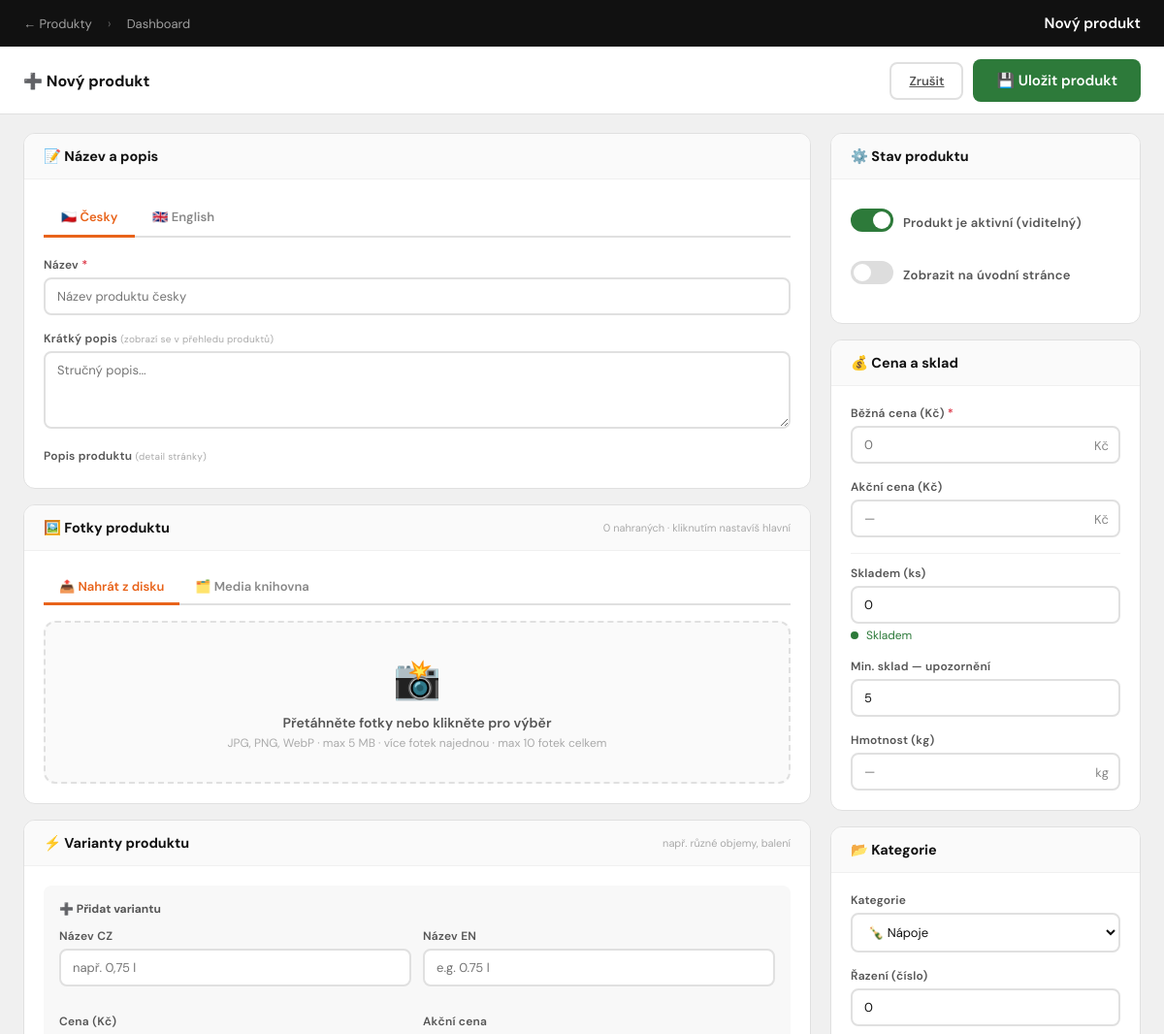
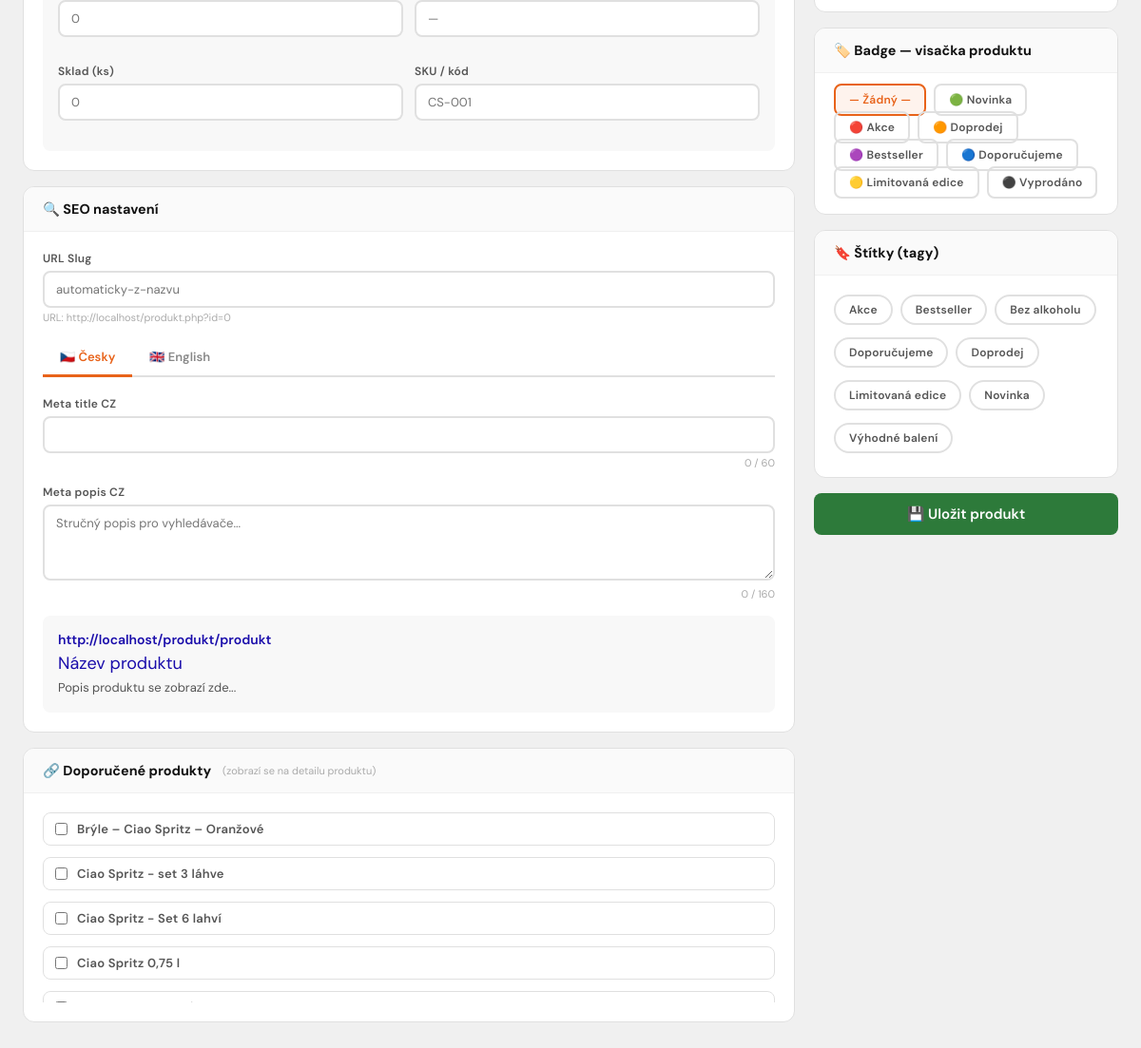
Screenshot of /admin/product-edit.php (signed in) with the database file from the repository (2 pictures, top to bottom).
### tables this page shows
CREATE TABLE IF NOT EXISTS `products` (
  `id` int(11) NOT NULL AUTO_INCREMENT,
  `name_cs` varchar(255) NOT NULL,
  `name_en` varchar(255) DEFAULT NULL,
  `description_cs` text,
  `description_en` text,
  `price` decimal(10,2) NOT NULL,
  `category` enum('napoje','sety','merch') NOT NULL DEFAULT 'napoje',
  `stock` int(11) NOT NULL DEFAULT 0,
  `image` varchar(255) DEFAULT NULL,
  `featured` tinyint(1) DEFAULT 0,
  `active` tinyint(1) DEFAULT 1,
  `created_at` timestamp NOT NULL DEFAULT CURRENT_TIMESTAMP,
  PRIMARY KEY (`id`)
);

CREATE TABLE IF NOT EXISTS `tags` (
  `id` int(11) NOT NULL AUTO_INCREMENT,
  `name_cs` varchar(100) NOT NULL,
  `name_en` varchar(100) DEFAULT NULL,
  `slug` varchar(100) NOT NULL,
  `color` varchar(20) DEFAULT '#E8631A',
  PRIMARY KEY (`id`),
  UNIQUE KEY `slug` (`slug`)
);

### admin/product-edit.php (the view, shortened to what this page needs)
<?php
require_once __DIR__.'/../includes/config.php';
$id = (int)($_GET['id'] ?? 0);
$product = null;
$productImages = [];
$productRelated = [];
$allTags = $pdo->query("SELECT * FROM tags ORDER BY name_cs")->fetchAll();
$allProducts = $pdo->query("SELECT id, name_cs FROM products WHERE active=1 ORDER BY name_cs")->fetchAll();
$badges = [
    '' => '— Žádný —',
    'novinka' => '🟢 Novinka',
    'akce' => '🔴 Akce',
    'doprodej' => '🟠 Doprodej',
    'bestseller' => '🟣 Bestseller',
    'doporucujeme' => '🔵 Doporučujeme',
    'limitovana' => '🟡 Limitovaná edice',
    'vyprodano' => '⚫ Vyprodáno',
];
?>
<!DOCTYPE html>
<html lang="cs">
<head>
    <link href="https://cdnjs.cloudflare.com/ajax/libs/quill/1.3.7/quill.snow.min.css" rel="stylesheet">
</head>
<body>
<div class="topbar">
    <a href="<?= BASE_URL ?>/admin/index.php?section=products">← Produkty</a>
    <span style="color:rgba(255,255,255,.3)">›</span>
    <a href="<?= BASE_URL ?>/admin/index.php">Dashboard</a>
    <h1><?= $id ? 'Upravit: ' . htmlspecialchars($product['name_cs'] ?? '') : 'Nový produkt' ?></h1>
</div>
<form method="POST" enctype="multipart/form-data" id="productForm">
<div class="save-bar">
    <div class="save-bar-title">
        <?= $id ? '✏️ Úprava produktu' : '➕ Nový produkt' ?>
    </div>
    <div class="save-bar-actions">
        <a href="<?= BASE_URL ?>/admin/index.php?section=products" class="btn btn-outline">Zrušit</a>
        <button type="submit" class="btn btn-primary btn-lg">💾 Uložit produkt</button>
    </div>
</div>
<div class="admin-wrap">
<div>
    <div class="card">
        <div class="card-title">📝 Název a popis</div>
        <div class="card-body">
            <div class="tabs">
                <div class="tab active" onclick="switchTab('cs')">🇨🇿 Česky</div>
                <div class="tab" onclick="switchTab('en')">🇬🇧 English</div>
            </div>
            <div class="tab-panel active" id="tab-cs">
                <div class="form-group">
                    <label>Název <span class="req">*</span></label>
                    <input type="text" name="name_cs" value="<?= htmlspecialchars($product['name_cs'] ?? '') ?>" required placeholder="Název produktu česky" oninput="updateSlug(this.value); updateSeoPreview()">
                </div>
                <div class="form-group">
                    <label>Krátký popis <small style="color:#aaa;font-weight:400">(zobrazí se v přehledu produktů)</small></label>
                    <textarea name="short_desc_cs" rows="2" placeholder="Stručný popis..."><?= htmlspecialchars($product['short_desc_cs'] ?? '') ?></textarea>
                </div>
                <div class="form-group">
                    <label>Popis produktu <small style="color:#aaa;font-weight:400">(detail stránky)</small></label>
                </div>
            </div>
        </div>
    </div>
    <div class="card">
        <div class="card-title">🖼️ Fotky produktu
            <span style="font-size:11px;color:#aaa;font-weight:400;margin-left:auto"><?= count($productImages) ?> nahraných · kliknutím nastavíš hlavní</span>
        </div>
        <div class="card-body">
            <div style="display:flex;gap:0;border-bottom:2px solid #e0e0e0;margin-bottom:16px">
                <div class="tab active" id="tabUpload" onclick="switchImgTab('upload')" style="padding:8px 16px;font-size:13px;font-weight:600;cursor:pointer;border-bottom:3px solid #E8631A;margin-bottom:-2px;color:#E8631A">📤 Nahrát z disku</div>
                <div class="tab" id="tabMedia" onclick="switchImgTab('media')" style="padding:8px 16px;font-size:13px;font-weight:600;cursor:pointer;border-bottom:3px solid transparent;margin-bottom:-2px;color:#888">🗂️ Media knihovna</div>
            </div>
            <div id="panelUpload">
                <div class="dropzone" id="dropzone">
                    <div class="dropzone-icon">📸</div>
                    <div class="dropzone-text">Přetáhněte fotky nebo klikněte pro výběr</div>
                    <div class="dropzone-hint">JPG, PNG, WebP · max 5 MB · více fotek najednou · max 10 fotek celkem</div>
                </div>
            </div>
        </div>
    </div>
    <div class="card">
        <div class="card-title">⚡ Varianty produktu
            <span style="font-size:11px;color:#aaa;font-weight:400;margin-left:auto">např. různé objemy, balení</span>
        </div>
        <div class="card-body">
            <div style="background:#f8f8f8;border-radius:8px;padding:16px">
                <div style="font-size:12px;font-weight:700;margin-bottom:12px;color:#555">➕ Přidat variantu</div>
                <div class="grid-2">
                    <div class="form-group">
                        <label>Název CZ</label>
                        <input type="text" name="variant_name_cs" placeholder="např. 0,75 l">
                    </div>
                    <div class="form-group">
                        <label>Název EN</label>
                        <input type="text" name="variant_name_en" placeholder="e.g. 0.75 l">
                    </div>
                    <div class="form-group">
                        <label>Cena (Kč)</label>
                        <input type="number" name="variant_price" step="0.01" min="0" placeholder="0">
                    </div>
                    <div class="form-group">
                        <label>Akční cena</label>
                        <input type="number" name="variant_price_sale" step="0.01" min="0" placeholder="—">
                    </div>
                    <div class="form-group">
                        <label>Sklad (ks)</label>
                        <input type="number" name="variant_stock" min="0" placeholder="0">
                    </div>
                    <div class="form-group">
                        <label>SKU / kód</label>
                        <input type="text" name="variant_sku" placeholder="CS-001">
                    </div>
                </div>
            </div>
        </div>
    </div>
    <div class="card">
        <div class="card-title">🔍 SEO nastavení</div>
        <div class="card-body">
            <div class="form-group">
                <label>URL Slug</label>
                <input type="text" name="slug" id="slugInput" value="<?= htmlspecialchars($product['slug'] ?? '') ?>" placeholder="automaticky-z-nazvu">
                <div style="font-size:11px;color:#aaa;margin-top:3px">URL: <?= BASE_URL ?>/produkt.php?id=<?= $id ?></div>
            </div>
            <div class="tabs" style="margin-top:16px">
                <div class="tab active" onclick="switchSeoTab('cs')">🇨🇿 Česky</div>
                <div class="tab" onclick="switchSeoTab('en')">🇬🇧 English</div>
            </div>
            <div class="tab-panel active" id="seo-tab-cs">
                <div class="form-group">
                    <label>Meta title CZ</label>
                    <input type="text" name="meta_title_cs" id="metaTitleCs" value="<?= htmlspecialchars($product['meta_title_cs'] ?? '') ?>" placeholder="<?= htmlspecialchars($product['name_cs'] ?? '') ?>" oninput="updateSeoPreview()">
                    <div class="char-counter" id="metaTitleCsCount">0 / 60</div>
                </div>
                <div class="form-group">
                    <label>Meta popis CZ</label>
                    <textarea name="meta_desc_cs" id="metaDescCs" rows="2" placeholder="Stručný popis pro vyhledávače..." oninput="updateSeoPreview()"><?= htmlspecialchars($product['meta_desc_cs'] ?? '') ?></textarea>
                    <div class="char-counter" id="metaDescCsCount">0 / 160</div>
                </div>
                <div class="seo-preview" id="seoPreview">
                    <div class="seo-url"><?= BASE_URL ?>/produkt/<span id="previewSlug"><?= htmlspecialchars($product['slug'] ?? 'produkt') ?></span></div>
                    <div class="seo-title" id="previewTitle"><?= htmlspecialchars($product['meta_title_cs'] ?? $product['name_cs'] ?? 'Název produktu') ?></div>
                    <div class="seo-desc" id="previewDesc"><?= htmlspecialchars($product['meta_desc_cs'] ?? 'Popis produktu se zobrazí zde...') ?></div>
                </div>
            </div>
        </div>
    </div>
    <div class="card">
        <div class="card-title">🔗 Doporučené produkty <span style="font-size:11px;color:#aaa;font-weight:400;margin-left:4px">(zobrazí se na detailu produktu)</span></div>
        <div class="card-body">
            <div style="max-height:200px;overflow-y:auto;display:flex;flex-direction:column;gap:6px">
                <?php foreach ($allProducts as $p): ?>
                <label class="related-product">
                    <input type="checkbox" name="related[]" value="<?= $p['id'] ?>" <?= in_array($p['id'], $productRelated) ? 'checked' : '' ?>>
                    <span><?= htmlspecialchars($p['name_cs']) ?></span>
                </label>
                <?php endforeach; ?>
            </div>
        </div>
    </div>
</div>
<div class="sidebar-sticky">
    <div class="card">
        <div class="card-title">⚙️ Stav produktu</div>
        <div class="card-body">
            <label class="toggle-wrap">
                <label class="toggle-switch">
                    <span class="toggle-slider"></span>
                </label>
                <span class="toggle-label-text">Produkt je aktivní (viditelný)</span>
            </label>
            <label class="toggle-wrap">
                <label class="toggle-switch">
                    <span class="toggle-slider"></span>
                </label>
                <span class="toggle-label-text">Zobrazit na úvodní stránce</span>
            </label>
        </div>
    </div>
    <div class="card">
        <div class="card-title">💰 Cena a sklad</div>
        <div class="card-body">
            <div class="form-group">
                <label>Běžná cena (Kč) <span class="req">*</span></label>
                <div class="input-suffix">
                    <input type="number" name="price" step="0.01" min="0" required value="<?= $product['price'] ?? '' ?>" placeholder="0">
                    <span>Kč</span>
                </div>
            </div>
            <div class="form-group">
                <label>Akční cena (Kč)</label>
                <div class="input-suffix">
                    <input type="number" name="price_sale" step="0.01" min="0" value="<?= $product['price_sale'] ?? '' ?>" placeholder="—" id="salePriceInput" oninput="toggleSaleDates()">
                    <span>Kč</span>
                </div>
            </div>
            <hr style="border:none;border-top:1px solid #f0f0f0;margin:12px 0">
            <div class="form-group">
                <label>Skladem (ks)</label>
                <input type="number" name="stock" min="0" value="<?= $product['stock'] ?? 0 ?>" id="stockInput" oninput="updateStockIndicator()">
                <div class="stock-indicator" id="stockIndicator">
                    <div class="stock-dot" style="background:#2D7A3A"></div>
                    <span style="color:#2D7A3A">Skladem</span>
                </div>
            </div>
            <div class="form-group">
                <label>Min. sklad — upozornění</label>
                <input type="number" name="stock_min" min="0" value="<?= $product['stock_min'] ?? 5 ?>">
            </div>
            <div class="form-group">
                <label>Hmotnost (kg)</label>
                <div class="input-suffix">
                    <input type="number" name="weight" step="0.001" min="0" value="<?= $product['weight'] ?? '' ?>" placeholder="—">
                    <span>kg</span>
                </div>
            </div>
        </div>
    </div>
    <div class="card">
        <div class="card-title">📂 Kategorie</div>
        <div class="card-body">
            <div class="form-group">
                <label>Kategorie</label>
                <select name="category">
                    <option value="napoje" <?= ($product['category'] ?? '') === 'napoje' ? 'selected' : '' ?>>🍾 Nápoje</option>
                </select>
            </div>
            <div class="form-group">
                <label>Řazení (číslo)</label>
                <input type="number" name="sort_order" min="0" value="<?= $product['sort_order'] ?? 0 ?>">
            </div>
        </div>
    </div>
    <div class="card">
        <div class="card-title">🏷️ Badge — visačka produktu</div>
        <div class="card-body">
            <div class="badge-options">
                <?php foreach ($badges as $val => $label): ?>
                <label>
                    <span class="badge-opt"><?= $label ?></span>
                </label>
                <?php endforeach; ?>
            </div>
        </div>
    </div>
    <div class="card">
        <div class="card-title">🔖 Štítky (tagy)</div>
        <div class="card-body">
            <div class="tags-grid">
                <?php foreach ($allTags as $tag): ?>
                <label>
                    <span class="tag-label" style="--tc:<?= $tag['color'] ?>">
                        <?= htmlspecialchars($tag['name_cs']) ?>
                    </span>
                </label>
                <?php endforeach; ?>
            </div>
        </div>
    </div>
    <button type="submit" class="btn btn-primary btn-full btn-lg">💾 Uložit produkt</button>
</div>
</div>
</form>
</body>
</html>

### rows the page displays
products: name_cs "Brýle – Ciao Spritz – Oranžové"
products: name_cs "Ciao Spritz - set 3 láhve"
products: name_cs "Ciao Spritz - Set 6 lahví"
products: name_cs "Ciao Spritz 0,75 l"
tags: name_cs "Akce"
tags: name_cs "Bestseller"
tags: name_cs "Bez alkoholu"
tags: name_cs "Doporučujeme"
tags: name_cs "Doprodej"
tags: name_cs "Limitovaná edice"
tags: name_cs "Novinka"
tags: name_cs "Výhodné balení"

### other values shown
count($productImages) "0"
BASE_URL "http://localhost"
$id "0"
$product['slug'] "produkt"
$product['meta_title_cs'] "Název produktu"
$product['meta_desc_cs'] "Popis produktu se zobrazí zde..."
$label "— Žádný —"
$label "🟢 Novinka"
$label "🔴 Akce"
$label "🟠 Doprodej"
$label "🟣 Bestseller"
$label "🔵 Doporučujeme"
$label "🟡 Limitovaná edice"
$label "⚫ Vyprodáno"
